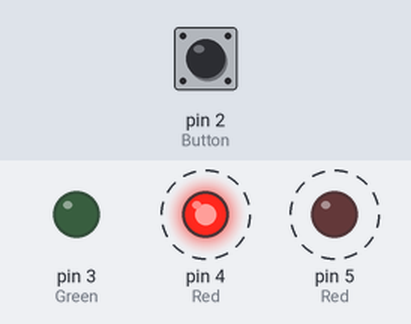
A sketch run on a simulated Arduino Uno, built with avr-gcc and run on an emulated ATmega328P. Shown: output pins drawn as LEDs (lit = HIGH). Dashed ring = blinking. The test bench sets the inputs (shaded band); at power-on: pin 2 (Button) HIGH.

Above: at 1.8 s.
1.9 s: pin 2 (Button) pulled LOW for 3.2 s
At 2.3 s:
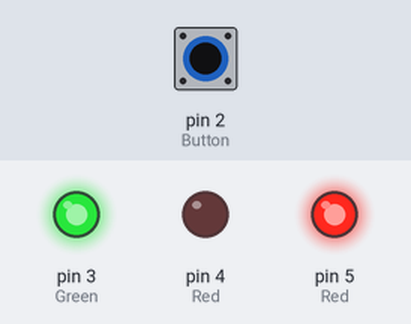
At 5.22 s:
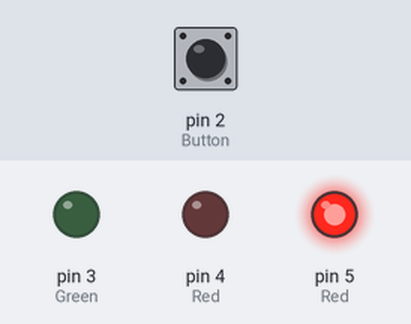
Timing chart, 0 to 12.6 s (numbered marks = the images above; inputs shaded):
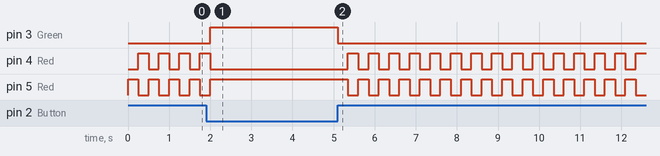

The sketch:

Chapter2SpaceShip.ino
```cpp
/*
Arduino UNO Space Ship Example
*/

int switchState = 0;

void setup() {
  pinMode(2, INPUT);  //Button
  pinMode(3, OUTPUT); //Green
  pinMode(4, OUTPUT); //Red
  pinMode(5, OUTPUT); //Red
}

void loop() {

  switchState = digitalRead(2); //Read the state of the button

  if (switchState == LOW) {
    digitalWrite(3, HIGH); //Green
    digitalWrite(4, LOW);  //Red
    digitalWrite(5, HIGH);  //Red
  }
  else {
    digitalWrite(3, LOW); //Green
    digitalWrite(4, LOW);  //Red
    digitalWrite(5, HIGH);  //Red

    delay(250);

    digitalWrite(4, HIGH);  //Red
    digitalWrite(5, LOW);  //Red

    delay(250);

  }
} //End of else
```

Measured:
- after the input at 1.9 s, pin 3 (Green): LOW → HIGH after 0.10 s, → LOW 3.1 s later
- by itself, pin 4 (Red): repeats every 0.50 s: HIGH 0.25 s, LOW 0.25 s
- by itself, pin 5 (Red): repeats every 0.50 s: LOW 0.25 s, HIGH 0.25 s
